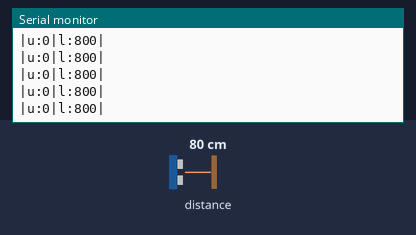
The sketch below on a simulated Arduino Mega 2560, built with avr-gcc and run on an emulated ATmega2560. On the bench: the last lines printed to the serial monitor. The test bench sets the inputs (shaded band); at power-on: distance to the obstacle 80 cm.

Above: at 1.2 s.
1.3 s: distance to the obstacle set to 2 cm
At 1.42 s:
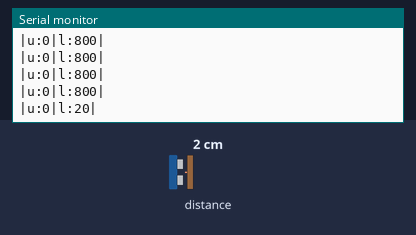
2.8 s: distance to the obstacle set to 4 cm
At 2.83 s:
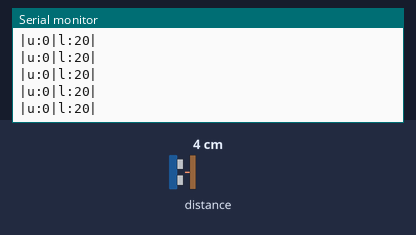
Timing chart, 0 to 5.8 s (numbered marks = the images above; inputs shaded):
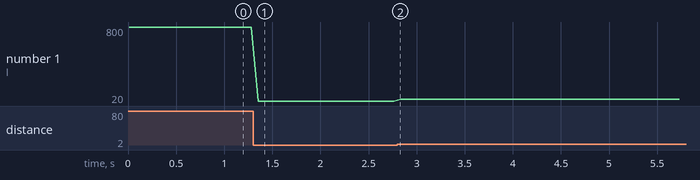

The sketch:

arduino_code.ino
```cpp
#include <Wire.h>
#include <LIDARLite.h>

#define PWM_PIN 52
/*
 Connections:
  LIDAR-Lite 5 Vdc (red) to Arduino 5v
  LIDAR-Lite I2C SCL (green) to Arduino SCL
  LIDAR-Lite I2C SDA (blue) to Arduino SDA
  LIDAR-Lite Ground (black) to Arduino GND

 */


volatile int pwm_value = 0;
volatile int prev_time = 0;

LIDARLite lidar;

void setup() {
  Serial.begin(115200);
  attachInterrupt(PWM_PIN, ultra, CHANGE);
  lidar.begin(0, true);
  /*
    configure(int configuration, char lidarliteAddress)

    Selects one of several preset configurations.

    Parameters
    ----------------------------------------------------------------------------
    configuration:  Default 0.
      0: Default mode, balanced performance.
      1: Short range, high speed. Uses 0x1d maximum acquisition count.
      2: Default range, higher speed short range. Turns on quick termination
          detection for faster measurements at short range (with decreased
          accuracy)
      3: Maximum range. Uses 0xff maximum acquisition count.
      4: High sensitivity detection. Overrides default valid measurement detection
          algorithm, and uses a threshold value for high sensitivity and noise.
      5: Low sensitivity detection. Overrides default valid measurement detection
          algorithm, and uses a threshold value for low sensitivity and noise.
    lidarliteAddress: Default 0x62. Fill in new address here if changed. See
      operating manual for instructions.
  */
  lidar.configure(0); // Change this number to try out alternate configurations
}

void loop() {
  String output = "|u:";
  output = output + pwm_value + "|l:";
  int distLidar = lidar.distance() * 10;
  output = output + distLidar;
  Serial.println(output + "|");
  delay(0.06*1000);
}


void ultra() {
  if(digitalRead(PWM_PIN) == HIGH) {
    prev_time = micros();
  } else {
    if(prev_time != 0) {
      pwm_value = micros() - prev_time;
      prev_time = 0;
    }
  }
}
```

Measured:
- after the input at 1.3 s, the serial monitor: prints a new line after 0.05 s (image 1)
- plotted number 1: 800 → 20 after the input at 1.3 s, 20 → 40 after the input at 2.8 s
